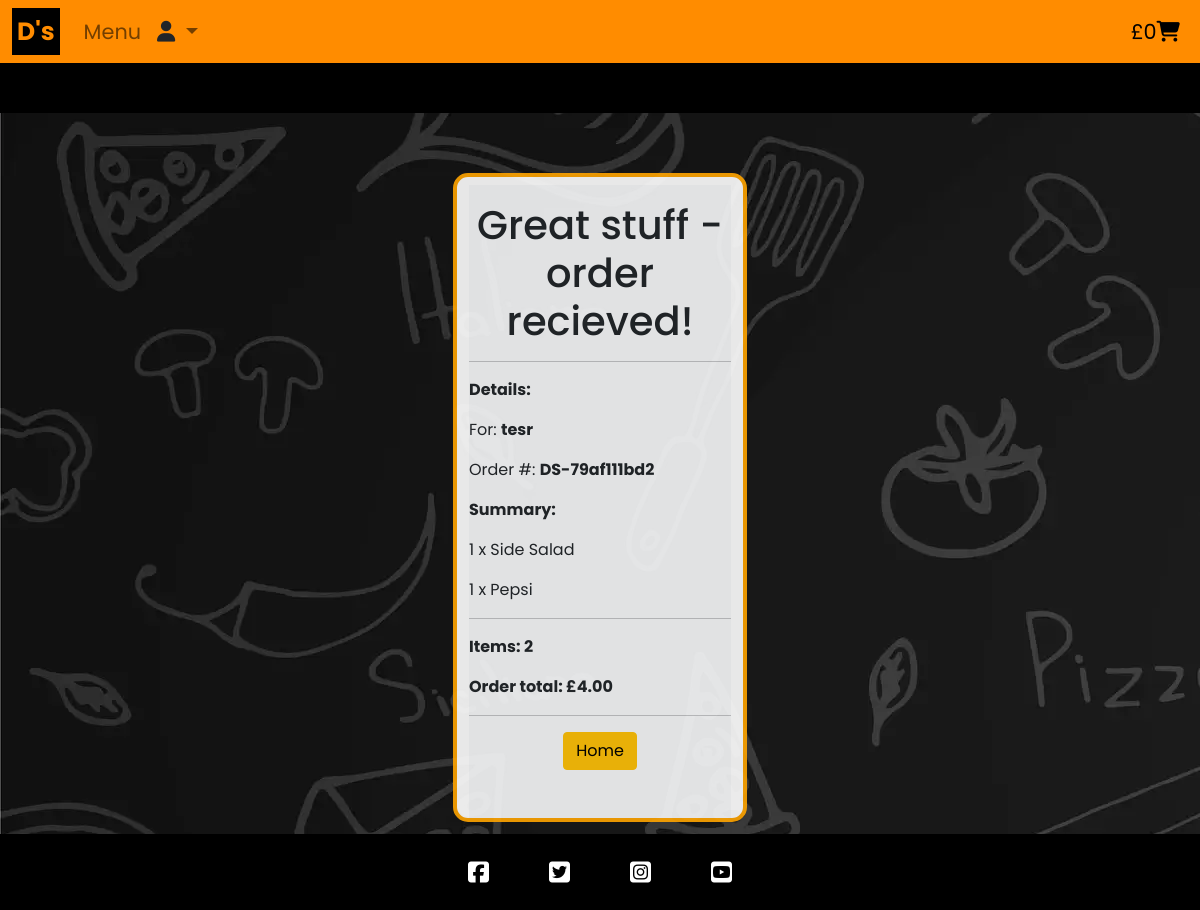
/checkout/success/DS-79af111bd2, run on the app's committed database.
### checkout/models.py (models this page shows, shortened)
class PizzaOrder(models.Model):
    STATUS = [
        ("Ordered", "Ordered"),
        ("Preparing", "Preparing"),
        ("Ready", "Ready",),
        ("Completed", "Completed",)
    ]
    order_ref = models.CharField(max_length=32, null=False, editable=False)
    name = models.CharField(max_length=40, null=False, blank=False)
    phone = models.CharField(
        max_length=11,
        validators=[RegexValidator(
            regex=r'^\d+$',
            message="Please enter a valid phone number.",
            code="invalid_number")]
    )
    email = models.EmailField(null=False, blank=False)
    billing_name = models.CharField(max_length=60, null=False, blank=False, default="")
    address_line_1 = models.CharField(max_length=100, null=False, blank=False, default="")
    address_line_2 = models.CharField(max_length=100, null=True, blank=True)
    town = models.CharField(max_length=25, null=False, blank=False, default="")
    postcode = models.CharField(max_length=10, null=False, blank=False, default="")
    date = models.DateTimeField(auto_now=True)
    order_total = models.DecimalField(max_digits=10, decimal_places=2, null=False, default=0.00)
    status = models.CharField(choices=STATUS,
                              max_length=9,
                              blank=False,
                              default="Ordered")

class OrderLineItem(models.Model):
    order = models.ForeignKey(PizzaOrder, null=False, blank=False, on_delete=models.CASCADE, related_name="pizzaorderlineitems")
    product = models.CharField(max_length=96, null=False, editable=False, default="")
    price = models.DecimalField(max_digits=6, decimal_places=2)
    quantity = models.IntegerField(null=False, blank=False)
    line_total = models.DecimalField(max_digits=6, decimal_places=2, null=False, editable=False)

### checkout/views.py (the view)
# urls.py: path('success/<order_ref>', views.success_page, name='success_page'),
def success_page(request, order_ref):
    order = get_object_or_404(PizzaOrder, order_ref=order_ref)
    item_count = 0
    for item in order.pizzaorderlineitems.all():
        item_count += item.quantity
    if 'bag' in request.session:
        del request.session['bag']
    template = 'checkout/success.html'
    context = {
                'order_ref': order_ref,
                'order_name': order.name,
                'order':order,
                'item_count':item_count
            }
    return render(request, template, context)

### checkout/templates/checkout/success.html (shortened to what this page needs)
{% extends "base.html" %}
{% load static %}
{% block content %}
<div class="container-fluid secondary-bg d-flex flex-column h-100">
    <div class="container card col-12 col-md-3 bg-light text-dark pt-2 mt-5">
 <div class="col-12 col-md-12 bg-light text-dark pt-3">
            <section>
                <h1 class="text-center">Great stuff - order recieved!</h1>
                <hr>
                 <p class=><strong>Details:</strong></p>
                <p>For: <Strong>{{order_name}}</Strong></p>
                <p>Order #: <Strong>{{order_ref}}</Strong></p>
                 <p class><strong>Summary:</strong></p>
                  {% for item in order.pizzaorderlineitems.all %}
                     <p>{{ item.quantity }} x {{ item.product }}</p>
                  {% endfor %}
                  <hr>
                  <p><strong>Items: {{item_count}}</strong></p>
                  <p><strong>Order total: £{{order.order_total}}</strong></p>
                  <hr>
            </section>
            <div class="mb-5 text-center">
                <a href="{% url 'home' %}" class="sm-4 btn btn-warning mr-3 justify-content-end">Home</a>
            </div>
        </div>
    </div>
{% endblock %}

### static/css/style.css (style rules this page uses)
* { padding: 0; margin: 0; box-sizing: border-box; font-family: "Poppins", sans-serif; }
footer a:hover, a::after { color: inherit; }
#lets-go a:hover, a::after { color: inherit; font-weight: bold; font-style: italic; }
.card { background-color: white !important; color: black !important; opacity: 0.9; border: 4px orange solid; border-radius: 15px; }
.secondary-bg { background: url('/static/images/secondary-bg.webp'); background-attachment: fixed; padding: 1%; }

### data on the page
PizzaOrder: name "tesr", order_ref "DS-79af111bd2", order_total "4.00"
OrderLineItem: quantity "1", product "Side Salad"
OrderLineItem: quantity "1", product "Pepsi"

### other printed values
{{ grand_total }} "0"
{{ item_count }} "2"
